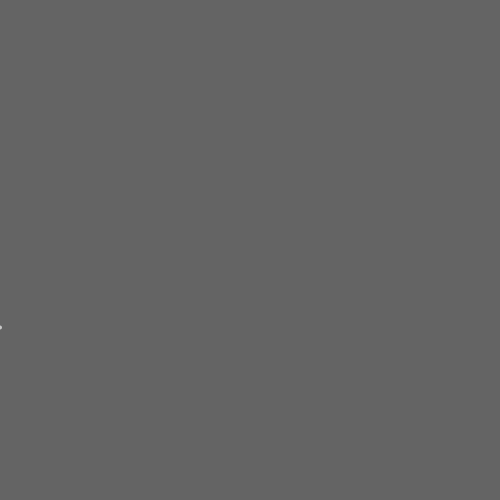
Frame 1 (no input)
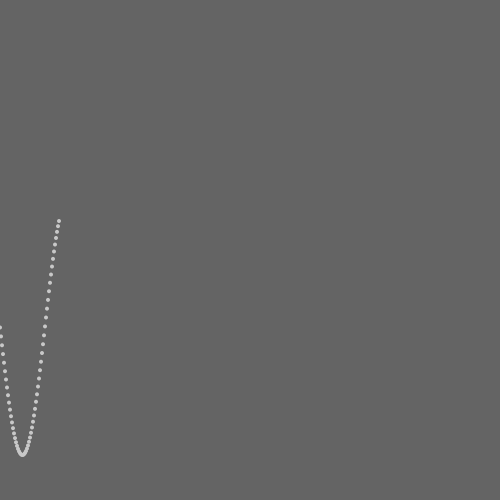
Frame 60 (the mouse pressed at the canvas centre just before this capture)
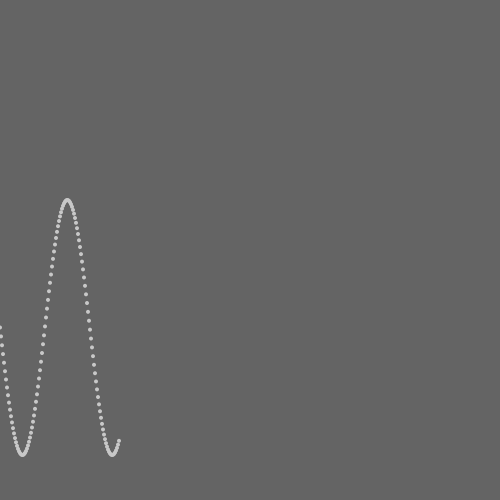
Frame 120 (the mouse held since frame 60 and released just before this capture)

The Processing sketch that drew these frames (run headless with seeded random() and noise(); from frame 60 on, the mouse is pressed at the canvas centre):

// Processing sketch: oscillation
// ── oscillation.pde
float theta = 0.0;
float tSpeed = 0.07;
float sinT;
float x = 0;
float xSpeed = 1;
float xOff = 0;


void setup() {
  size(500, 500);  
  background(100);
}


void draw() {
  translate(0, 200);
  println(frameCount);
  sinT = sin(theta);
  sinT = map(sinT, -1, 1, 0, 255);
  noStroke();
  fill(200);
  ellipse(x, sinT, 4, 4);
  x += xSpeed;
  theta += tSpeed;
}
